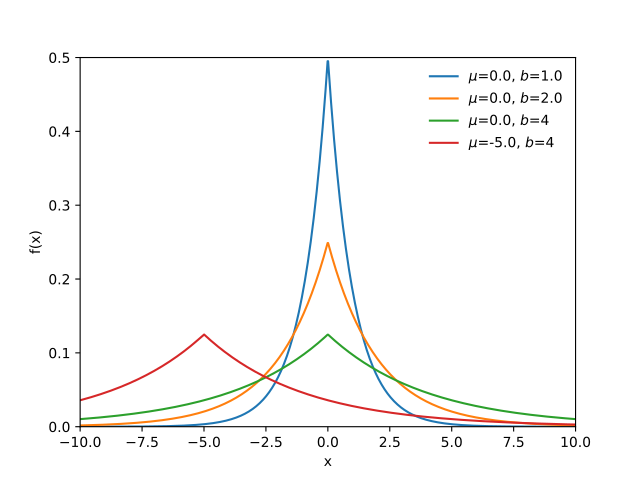

Here is the Python script that generated this plot:
import matplotlib.pyplot as plt
import numpy as np
import scipy.stats as st
x = np.linspace(-10.0, 10.0, 1000)
fig, ax = plt.subplots()
f = lambda mu, b : st.laplace.pdf(x, loc=mu, scale=b)
plot_pdf = lambda mu, b : ax.plot(x, f(mu, b), label=r'$\mu$={0}, $b$={1}'.format(mu, b))
plot_pdf(0.0, 1.0)
plot_pdf(0.0, 2.0)
plot_pdf(0.0, 4)
plot_pdf(-5.0, 4)
plt.legend(loc='upper right', frameon=False)
ax.set(xlim=[-10,10], ylim=[0,0.5], xlabel='x', ylabel='f(x)')
plt.show()
